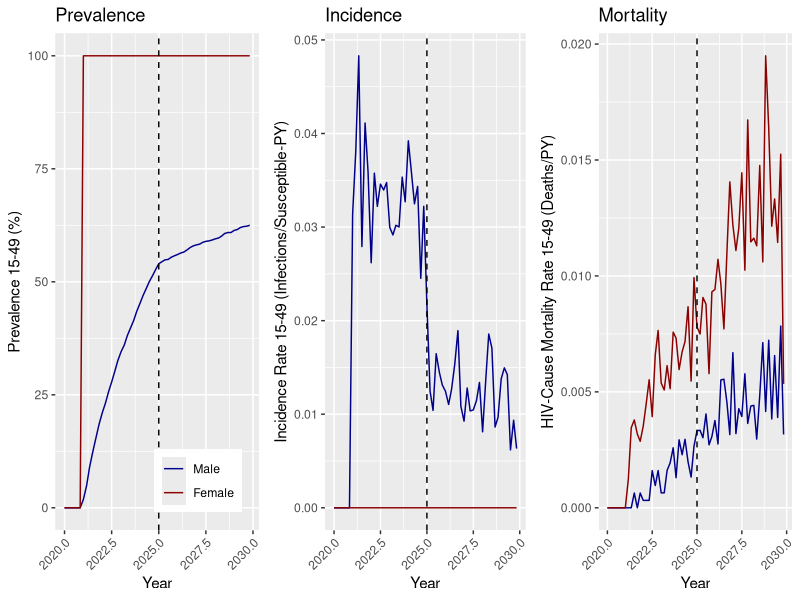

Source code (R):
# SUMMARY: Plot HIV prevalence, incidence rate, and mortality rate for ages 15-49 by gender
# INPUT: output/ReportHIVByAgeAndGender.csv
# OUTPUT: figs/HIV_Summary.png

rm( list=ls( all=TRUE ) )
graphics.off()

library(reshape)
library(ggplot2)
library(gridExtra)


VMMC_YEAR = 2025

fig_dir = 'figs'
if( !file.exists(fig_dir) ) {
    dir.create(fig_dir)
}

dat = read.csv(file.path("output", "ReportHIVByAgeAndGender.csv"))

prevalent.m = melt(dat, 
    id=c("Year", "Gender", "Age"),
    measure=c("Population", "Infected", "On_ART"))

incident.m = melt(dat, 
    id=c("Year", "Gender", "Age"),
    measure=c("Died", "Died_from_HIV", "Newly.Infected"))

Years = unique(prevalent.m$Year)
nYears = 2*floor(length(Years)/2)   # Make it even
midYears = Years[seq(0,nYears-1) %% 2 == 0]   # First is mid-year

# midYear function for stitching half years together
midYear = function(year) {
    if( any(midYears == year) ) {
        return(year)
    }

    idx = which(year == Years)
    stopifnot(idx > 0)
    return( Years[[idx-1]] )
}

prevalent.m = prevalent.m[prevalent.m$Year %in% midYears,]
prevalent.c = cast(prevalent.m, Year + Gender~ variable, sum, subset=(Age>=15 & Age<50))

incident.m$Year = sapply(incident.m$Year, midYear)
incident.c = cast(incident.m, Year + Gender ~ variable, sum, subset=(Age>=15 & Age<50))

both.c = merge(prevalent.c, incident.c, by=c("Year", "Gender"))
both.c$Prevalence = 100 * both.c$Infected / both.c$Population
both.c$IncidenceRate = both.c$Newly.Infected / (both.c$Population - both.c$Infected)
both.c$IncidenceRate[ is.nan(both.c$IncidenceRate) ] = 0
both.c$IncidenceRate[ is.infinite(both.c$IncidenceRate) ] = 0
both.c$HIVCauseMortalityRate = both.c$Died_from_HIV / both.c$Population
both.c$Gender = factor(both.c$Gender, labels=c("Male", "Female"))

p.prevalence = ggplot(both.c, aes(x=Year, y=Prevalence, colour=Gender)) +
    geom_line() +
    geom_vline(xintercept=VMMC_YEAR, colour="black", linetype="dashed") + 
    scale_color_manual(values=c("darkblue", "darkred")) +
    theme(axis.text.x = element_text(angle = 45, hjust = 1)) +
    theme(legend.position=c(0.7,0.1)) +
    theme(legend.title=element_blank()) +
    xlab( "Year" ) +
    ylab( "Prevalence 15-49 (%)" ) +
    ggtitle( "Prevalence" )


p.incidence = ggplot(both.c, aes(x=Year, y=IncidenceRate, colour=Gender)) +
    geom_line() +
    geom_vline(xintercept=VMMC_YEAR, colour="black", linetype="dashed") + 
    scale_color_manual(values=c("darkblue", "darkred")) +
    theme(axis.text.x = element_text(angle = 45, hjust = 1)) +
    theme(legend.position="none") +
    theme(legend.title=element_blank()) +
    xlab( "Year" ) +
    ylab( "Incidence Rate 15-49 (Infections/Susceptible-PY)" ) +
    ggtitle( "Incidence" )

p.deaths = ggplot(both.c, aes(x=Year, y=HIVCauseMortalityRate, colour=Gender)) +
    geom_line() +
    geom_vline(xintercept=VMMC_YEAR, colour="black", linetype="dashed") + 
    scale_color_manual(values=c("darkblue", "darkred")) +
    theme(axis.text.x = element_text(angle = 45, hjust = 1)) +
    theme(legend.position="none") +
    theme(legend.title=element_blank()) +
    xlab( "Year" ) +
    ylab( "HIV-Cause Mortality Rate 15-49 (Deaths/PY)" ) +
    ggtitle( "Mortality" )

q = grid.arrange(p.prevalence, p.incidence, p.deaths, nrow=1,ncol=3)

ggsave(file.path(fig_dir,"HIV_Summary.png"), plot=q, width=6, height=4)
